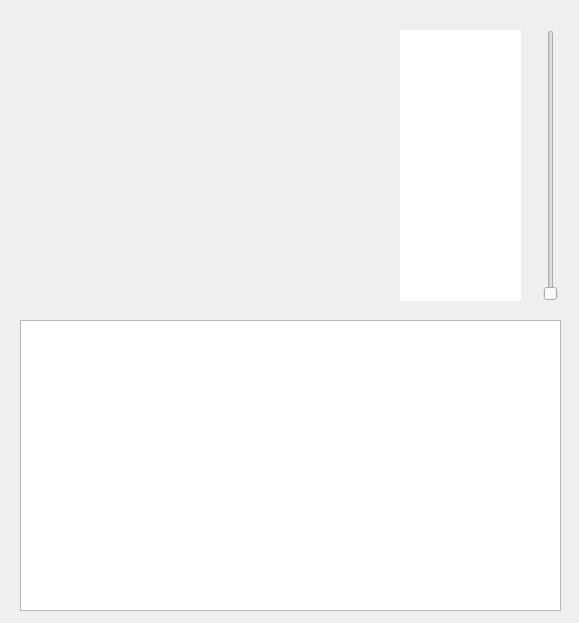
<?xml version="1.0" encoding="UTF-8"?>
<ui version="4.0">
 <class>Dialog</class>
 <widget class="QDialog" name="Dialog">
  <property name="geometry">
   <rect>
    <x>0</x>
    <y>0</y>
    <width>579</width>
    <height>623</height>
   </rect>
  </property>
  <property name="font">
   <font>
    <family>Vivaldi</family>
    <pointsize>18</pointsize>
    <italic>true</italic>
   </font>
  </property>
  <property name="focusPolicy">
   <enum>Qt::NoFocus</enum>
  </property>
  <property name="windowTitle">
   <string>Dialog</string>
  </property>
  <widget class="QSlider" name="slider1">
   <property name="geometry">
    <rect>
     <x>540</x>
     <y>30</y>
     <width>22</width>
     <height>271</height>
    </rect>
   </property>
   <property name="orientation">
    <enum>Qt::Vertical</enum>
   </property>
  </widget>
  <widget class="QWidget" name="widget1" native="true">
   <property name="geometry">
    <rect>
     <x>20</x>
     <y>30</y>
     <width>351</width>
     <height>271</height>
    </rect>
   </property>
  </widget>
  <widget class="PlotWidget" name="graphicsView1">
   <property name="geometry">
    <rect>
     <x>20</x>
     <y>320</y>
     <width>541</width>
     <height>291</height>
    </rect>
   </property>
  </widget>
  <widget class="QTextEdit" name="txtbox1">
   <property name="geometry">
    <rect>
     <x>400</x>
     <y>30</y>
     <width>121</width>
     <height>271</height>
    </rect>
   </property>
   <property name="frameShape">
    <enum>QFrame::NoFrame</enum>
   </property>
   <property name="readOnly">
    <bool>true</bool>
   </property>
  </widget>
 </widget>
 <customwidgets>
  <customwidget>
   <class>PlotWidget</class>
   <extends>QGraphicsView</extends>
   <header>pyqtgraph</header>
  </customwidget>
 </customwidgets>
 <resources/>
 <connections/>
</ui>
